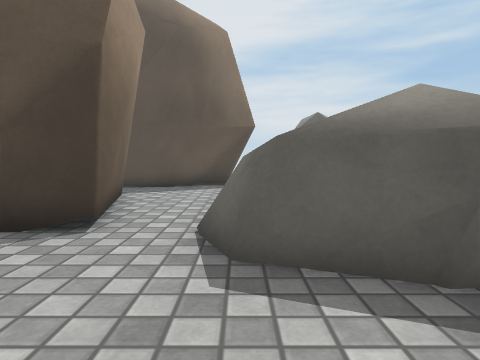
View 1 (above)

16 first-person views from a walk through a Unity game level. The camera is 0.68 m above the floor, tilts 4° down and sees 75° across. The floor is counted in squares, 0.5 m on a side. Each view is taken from the middle of a square. On the plan, view 1 faces up. The plan holds only what a view shows up to about 14 squares ahead; the rest is blank. The place goes on beyond the plan. Surface patterns are stand-ins for the level's own textures.

View 2
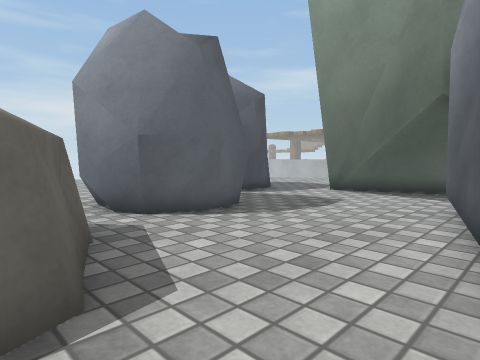

View 3
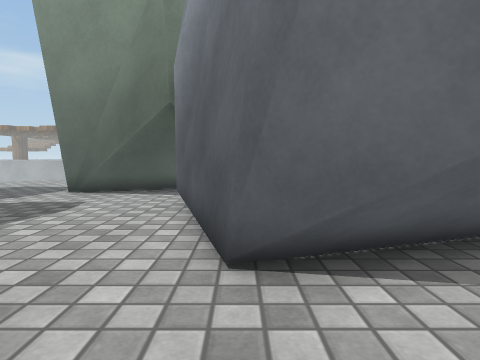

View 4
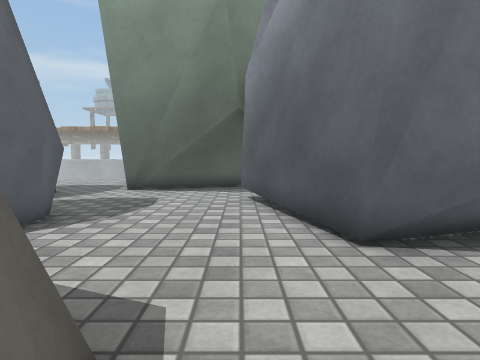

View 5
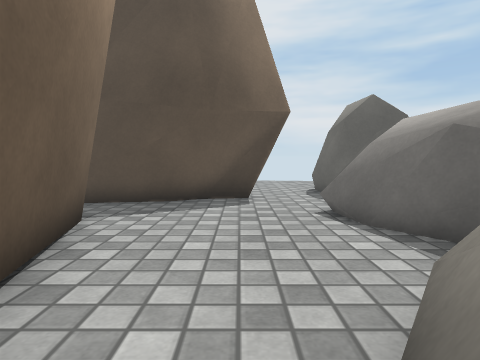

View 6
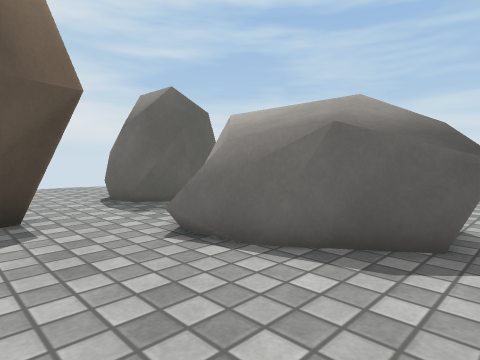

View 7
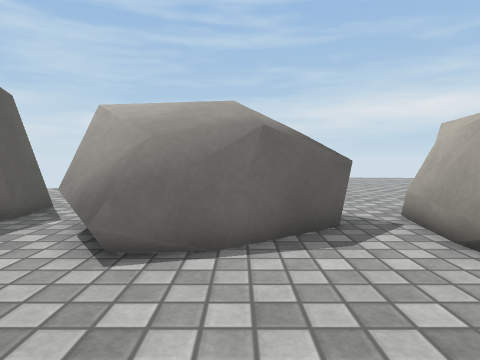

View 8
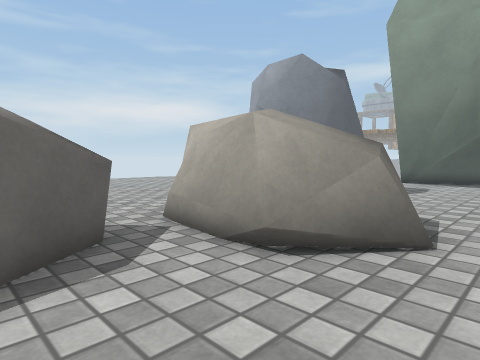

View 9
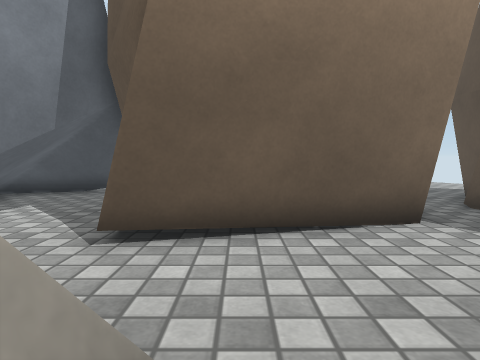

View 10
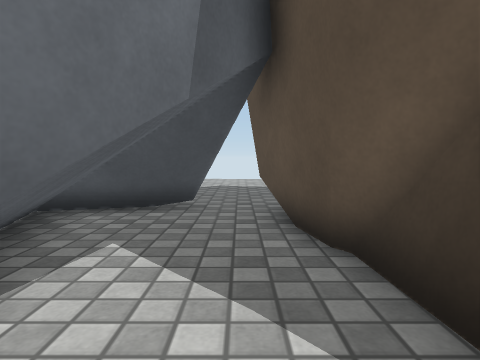

View 11
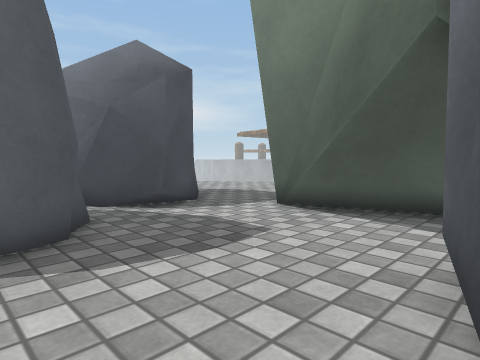

View 12
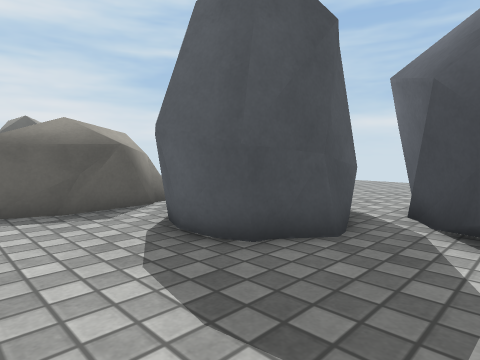

View 13
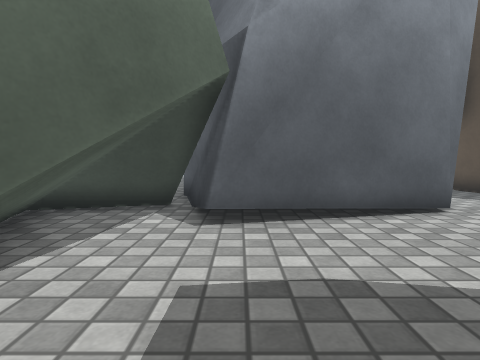

View 14
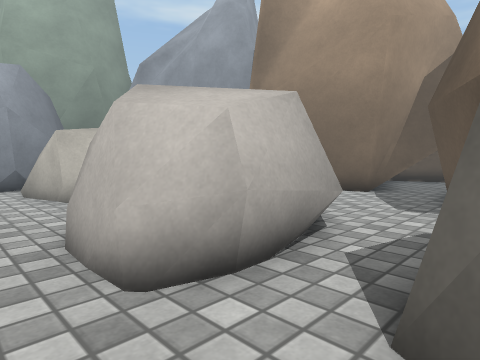

View 15
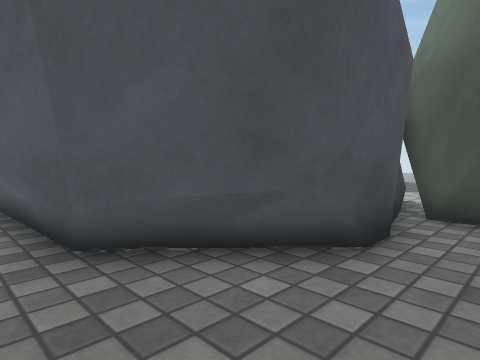

View 16
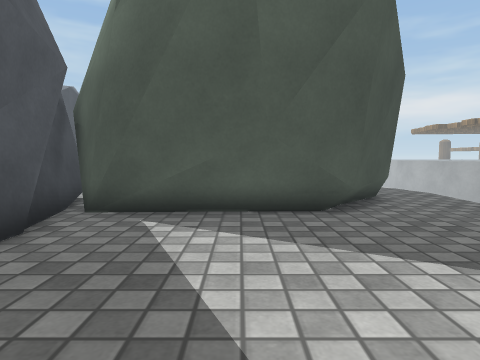

### Floor plan
Key: @ floor where view 1 was taken; . floor; O other object.
Columns run from 12 left of view 1 to 14 right of it. Each row starts with its distance up from view 1.
 23              ..
 22              ...
 21              ...
 20             ....
 19             ...OO
 18             ..OOOO
 17            O...OOOO..
 16   .OO  OOOOOO...OO..
 15   ...OOOOOO..........
 14     ..........OOOOO..
 13    OOOO......OOOOOO..
 12       OOO.....OOOOO.
 11         O.....OOOO .
 10         O......OOO..
  9         O.......O...
  8         OO...O......
  7          O..OOOOO.....
  6       OOOO..OOOOOO......
  5   OOOOO.....OOOOOO......
  4 ...O........OOOOOO.  ...
  3 ..OO..OO.......OO..
  2 .OOOOOOOO........OO.
  1  OOOOOOOOO......OOOO...
  0  OOOOOOO O..@..OOO  O......
 -1  OOOO    OO....OOO O ......
 -2  O        O.....OOOOOO..
 -3  OO       O........OOO
 -4 .OOO     OOO......OOOO
 -5 ..OOO  OOOO.......OOO
 -6 ...OOOOOOOOOOOO...OOO
 -7  .......OOOOOOOOO..OO
 -8 . .....OOOOOOOOO ....
 -9   .....OOOOOO    ....
-10 . .....OO         ..
-11   .....OO
-12   .....OO
-13    .....OO
-14      ....OO
-15       ....OO.
-16        .......
-17          .....

Positions as (right, up) in squares from view 1, and headings:
1: (0, 0), facing up
2: (-3, 5), facing down-right
3: (-3, 5), facing down
4: (-1, 6), facing down
5: (-1, 5), facing up
6: (-2, 8), facing up-right
7: (-3, 11), facing right
8: (-2, 11), facing down-right
9: (2, 8), facing left
10: (-2, 4), facing left
11: (-2, 0), facing down-right
12: (0, -5), facing up-right
13: (5, -4), facing left
14: (8, 17), facing down-left
15: (-12, -8), facing up-right
16: (-12, -10), facing right
